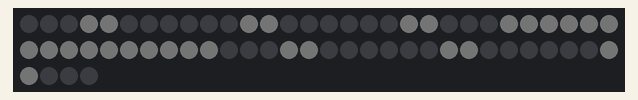
Simulated run of this sketch. Board: ATtiny85, built with avr-gcc and run on an emulated ATtiny85. Shown: 64 RGB LEDs in strip order, left to right, continuing on the next row. Dim RGB values are drawn brighter than linear.

Above: at 0.1 s.

The sketch:

ArduinoPatternDisplay.ino
```cpp
#include <Adafruit_DotStar.h>
#include <SPI.h>


// Define total number of pixels in the matrix
#define NUMPIXELS 64

// DIN and CIN ports
#define DATAPIN    4
#define CLOCKPIN   5

// Construct the specifics of the strip object
Adafruit_DotStar strip(NUMPIXELS, DATAPIN, CLOCKPIN, DOTSTAR_BRG);


void setup() {

#if defined(__AVR_ATtiny85__) && (F_CPU == 16000000L)
  clock_prescale_set(clock_div_1); // Enable 16 MHz on Trinket
#endif

  // Start and configure the matrix
  strip.begin();
  strip.setBrightness(1);
  strip.show();
}

// Illuminate an entire half of the matrix
void setHalf(String side) {
  if (side.equals("left")) {
    for (int i = 0; i <= 31; i++) {
      strip.setPixelColor(i, strip.Color(255, 255, 255));
    }
  } else if (side.equals("right")) {
    for (int i = 0; i <= 31; i++) {
      strip.setPixelColor(i + 32, strip.Color(255, 255, 255));
    }
  }
}

// Set specifc LED in a row or column. -1 makes the whole row/column turn on
void setLed(int row, int column) {
  if (row == -1) {
    for (int i = 0; i < 8; i++) {
      strip.setPixelColor((column - 1) * 8 + i, 255, 255 , 255);
    }
  } else if (column == -1) {
    for (int i = 0; i < 8; i++) {
      strip.setPixelColor(i * 8 + (row-1), strip.Color(255, 255, 255));
    }
  } else {
    strip.setPixelColor((column-1)*8+(row-1), strip.Color(255, 255, 255));
  }


}

// Shuts off Leds
void turnOffLeds() {
  for (int i = 0; i <= 64; i++) {
    strip.setPixelColor(i, strip.Color(0, 0, 0));
  }
}

void loop() {
  // Reset LEds before pattern is drawn
  turnOffLeds();

  // Displays a plus pattern
  setLed(-1, 4);
  setLed(-1, 5);
  setLed(4, -1);
  setLed(5, -1);

  // Draw the pattern on the matrix
  strip.show();
}
```
